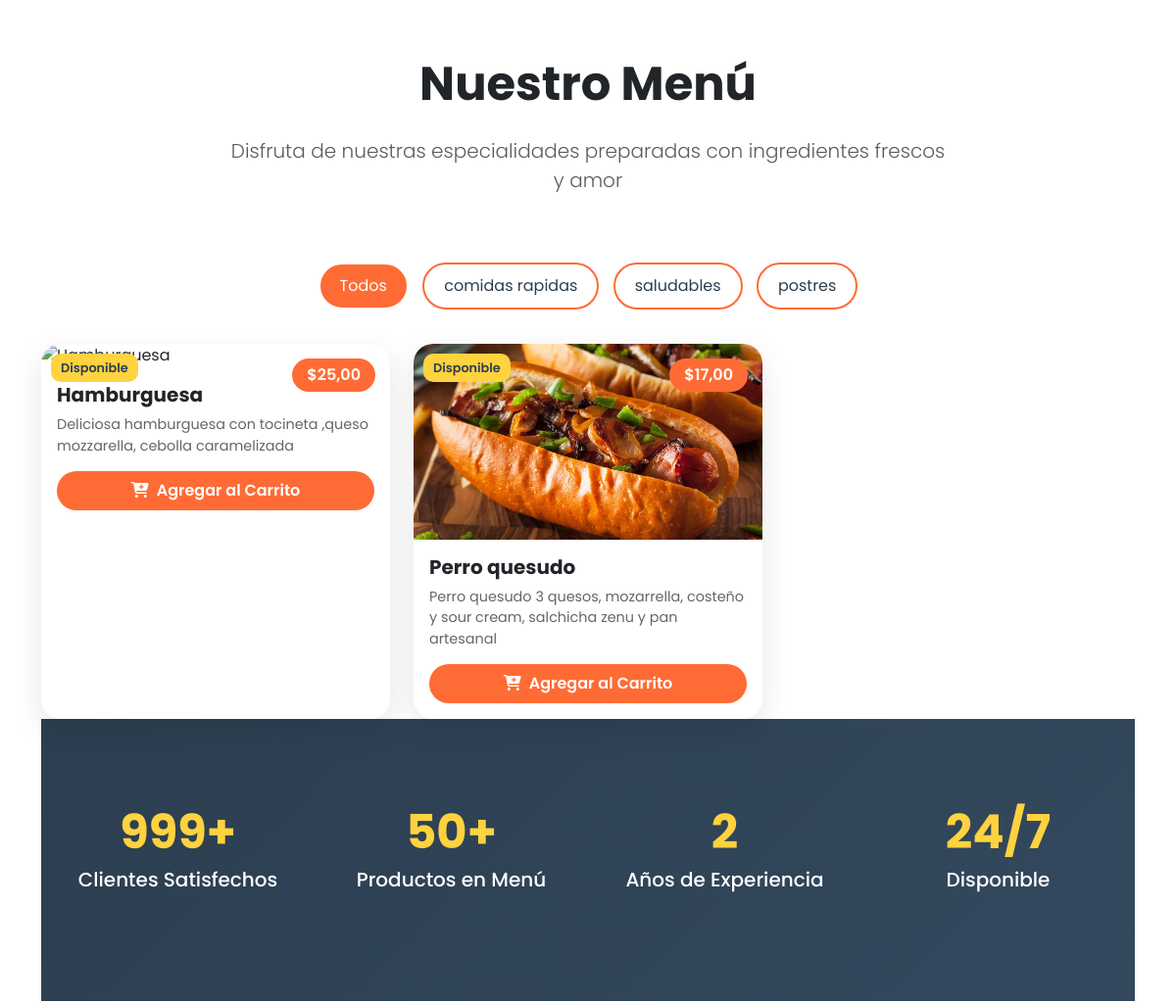
/inicio/ (middle part), run on an earlier commit of the app's database.
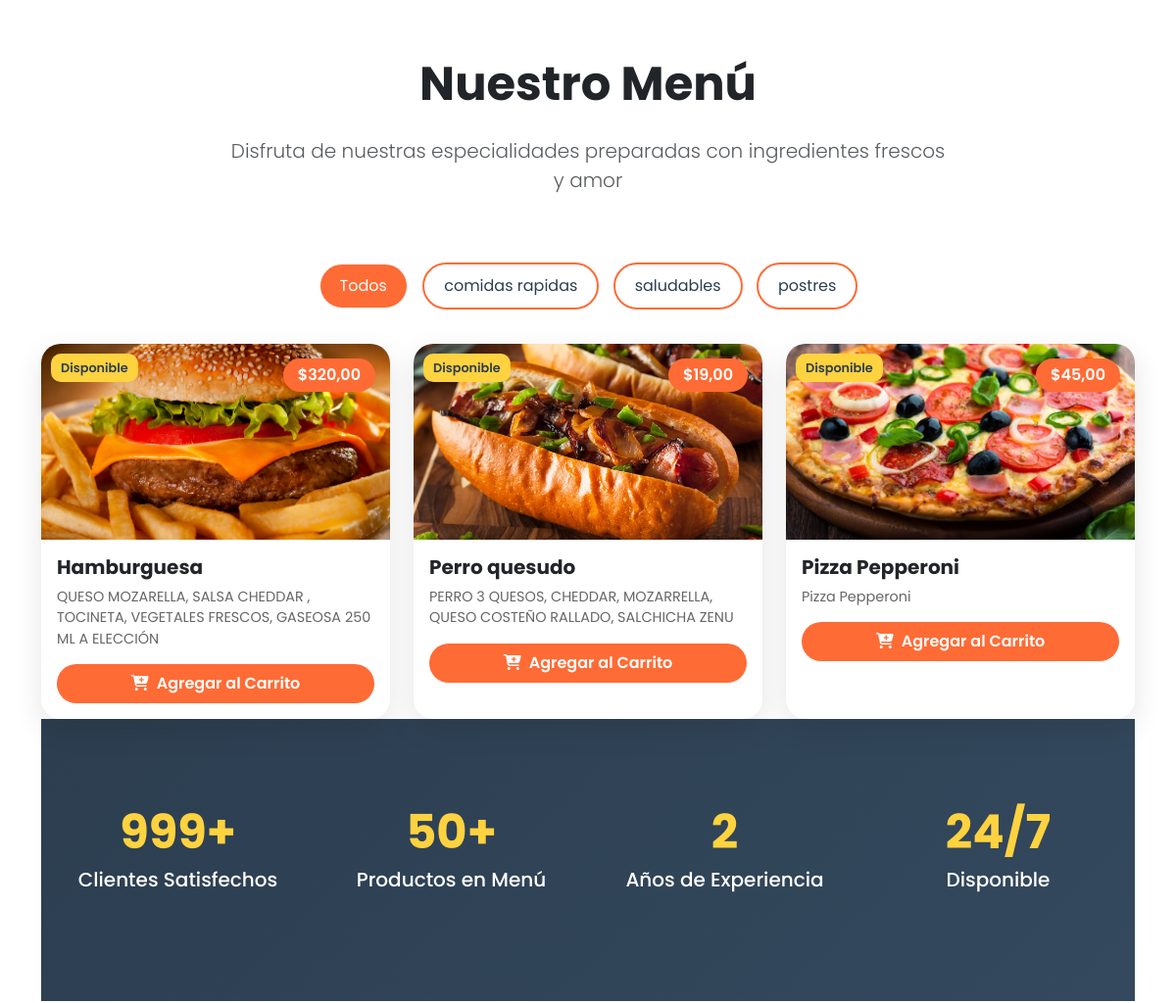
And on a later commit of the database.
### restaurante_app/models.py (models this page shows, shortened)
class Productos(models.Model):
    nombre = models.CharField(max_length=200)
    descripcion= models.TextField()
    precio =models.DecimalField(decimal_places=2,max_digits=10)
    imagen= models.ImageField(upload_to='media/', null=True, blank=True)
    categoria= models.ForeignKey(Categorias,on_delete=models.CASCADE)
    disponible = models.BooleanField(default=True)
    fecha_creado = models.DateTimeField(auto_now_add=True)
    class Meta:
        verbose_name = 'Productos'
        verbose_name_plural = 'Productos'

### restaurante_app/views.py (the view)
# urls.py: path('inicio/', views.inicio,name='inicio'),
def inicio(request):
    prods = Productos.objects.all()
    return render(request, 'inicio.html', {
        'prod': prods
    })

### restaurante_app/models.py (called while the page is built)
    def __str__(self):
        return f'Nombre: {self.nombre}'

### restaurante_app/templates/inicio.html (shortened to what this page needs)
<!DOCTYPE html>
<html lang="es">
  <head>
    <link
      href="https://cdnjs.cloudflare.com/ajax/libs/bootstrap/5.3.2/css/bootstrap.min.css"
      rel="stylesheet"
    />
    <link
      href="https://cdnjs.cloudflare.com/ajax/libs/font-awesome/6.4.0/css/all.min.css"
      rel="stylesheet"
    />
  </head>
  <body>
    <section id="menu" class="section-padding">
      <div class="container">
        <div class="row">
          <div class="col-lg-8 mx-auto text-center mb-5">
            <h2 class="display-5 fw-bold text-dark mb-4">Nuestro Menú</h2>
            <p class="lead text-muted">
              Disfruta de nuestras especialidades preparadas con ingredientes
              frescos y amor
            </p>
          </div>
        </div>
        <div class="category-filter text-center">
          <button class="btn category-btn active" data-category="all">
            Todos
          </button>
          <button class="btn category-btn" data-category="comidas rapidas">
            comidas rapidas
          </button>
          <button class="btn category-btn" data-category="saludables">
            saludables
          </button>
          <button class="btn category-btn" data-category="postres">
            postres
          </button>
        </div>
{% load static %}
  <div class="row g-4">
    {% for p in prod %}
    <div class="col-lg-4 col-md-6 d-flex align-items-stretch product-item" data-category="{{ p.categoria }}">
      <div class="card menu-card w-100">
        <div class="position-relative">
          {% if p.imagen %}
            <img src="{{ p.imagen.url }}" class="card-img-top" alt="{{ p.nombre }}">
          {% else %}
            <img src="{% static 'img/no-image.jpg' %}" class="card-img-top" alt="Sin imagen">
          {% endif %}
          <span class="price-tag">${{ p.precio }}</span>
          <span class="product-badge">
            {{ p.disponible|yesno:"Disponible,No disponible" }}
          </span>
        </div>
        <div class="card-body">
          <h5 class="card-title fw-bold">{{ p.nombre }}</h5>
          <p class="product-description">{{ p.descripcion }}</p>
          <button class="btn add-to-cart-btn" onclick="addToCart({{ p.id }})">
            <i class="fas fa-cart-plus me-2"></i>Agregar al Carrito
          </button>
        </div>
      </div>
    </div>
    {% endfor %}
  </div>
    <section class="stats-section section-padding">
      <div class="container">
        <div class="row text-center">
          <div class="col-lg-3 col-md-6 mb-4">
            <div class="stat-number">999+</div>
            <h5>Clientes Satisfechos</h5>
          </div>
          <div class="col-lg-3 col-md-6 mb-4">
            <div class="stat-number">50+</div>
            <h5>Productos en Menú</h5>
          </div>
          <div class="col-lg-3 col-md-6 mb-4">
            <div class="stat-number">2</div>
            <h5>Años de Experiencia</h5>
          </div>
          <div class="col-lg-3 col-md-6 mb-4">
            <div class="stat-number">24/7</div>
            <h5>Disponible</h5>
          </div>
        </div>
      </div>
    </section>
  </body>
</html>

What changed in the data, as far as the page shows it:
removed Productos: precio "25,00", disponible "Disponible", nombre "Hamburguesa", descripcion "Deliciosa hamburguesa con tocineta ,queso mozzarella, cebolla caramelizada"
removed Productos: imagen (picture), precio "17,00", disponible "Disponible", nombre "Perro quesudo", descripcion "Perro quesudo 3 quesos, mozarrella, costeño y sour cream, salchicha zenu y pan artesanal"
added Productos: imagen (picture), precio "320,00", disponible "Disponible", nombre "Hamburguesa", descripcion "QUESO MOZARELLA, SALSA CHEDDAR , TOCINETA, VEGETALES FRESCOS, GASEOSA 250 ML A ELECCIÓN"
added Productos: imagen (picture), precio "19,00", disponible "Disponible", nombre "Perro quesudo", descripcion "PERRO 3 QUESOS, CHEDDAR, MOZARRELLA, QUESO COSTEÑO RALLADO, SALCHICHA ZENU"
added Productos: imagen (picture), precio "45,00", disponible "Disponible", nombre "Pizza Pepperoni", descripcion "Pizza Pepperoni"
